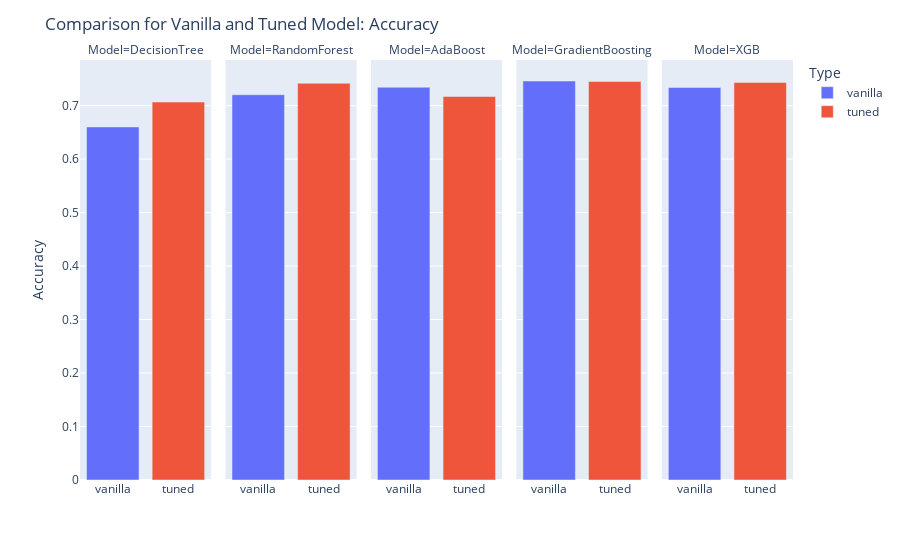

Notebook source saved alongside this figure:
### Code cell
plot_result("Accuracy")

### Figure 1 — Plotly figure (JSON) as saved in the notebook; plotly's stock layout.template omitted (floating-point values rounded to 4 significant figures)
{"data": [{"alignmentgroup": "True", "hovertemplate": "Type=%{x}<br>Model=DecisionTree<br>Accuracy=%{y}<extra></extra>", "legendgroup": "vanilla", "marker": {"color": "#636efa", "pattern": {"shape": ""}}, "name": "vanilla", "offsetgroup": "vanilla", "orientation": "v", "showlegend": true, "textposition": "auto", "type": "bar", "x": ["vanilla"], "xaxis": "x", "y": [0.6601], "yaxis": "y"}, {"alignmentgroup": "True", "hovertemplate": "Type=%{x}<br>Model=RandomForest<br>Accuracy=%{y}<extra></extra>", "legendgroup": "vanilla", "marker": {"color": "#636efa", "pattern": {"shape": ""}}, "name": "vanilla", "offsetgroup": "vanilla", "orientation": "v", "showlegend": false, "textposition": "auto", "type": "bar", "x": ["vanilla"], "xaxis": "x2", "y": [0.7203], "yaxis": "y2"}, {"alignmentgroup": "True", "hovertemplate": "Type=%{x}<br>Model=AdaBoost<br>Accuracy=%{y}<extra></extra>", "legendgroup": "vanilla", "marker": {"color": "#636efa", "pattern": {"shape": ""}}, "name": "vanilla", "offsetgroup": "vanilla", "orientation": "v", "showlegend": false, "textposition": "auto", "type": "bar", "x": ["vanilla"], "xaxis": "x3", "y": [0.7343], "yaxis": "y3"}, {"alignmentgroup": "True", "hovertemplate": "Type=%{x}<br>Model=GradientBoosting<br>Accuracy=%{y}<extra></extra>", "legendgroup": "vanilla", "marker": {"color": "#636efa", "pattern": {"shape": ""}}, "name": "vanilla", "offsetgroup": "vanilla", "orientation": "v", "showlegend": false, "textposition": "auto", "type": "bar", "x": ["vanilla"], "xaxis": "x4", "y": [0.7459], "yaxis": "y4"}, {"alignmentgroup": "True", "hovertemplate": "Type=%{x}<br>Model=XGB<br>Accuracy=%{y}<extra></extra>", "legendgroup": "vanilla", "marker": {"color": "#636efa", "pattern": {"shape": ""}}, "name": "vanilla", "offsetgroup": "vanilla", "orientation": "v", "showlegend": false, "textposition": "auto", "type": "bar", "x": ["vanilla"], "xaxis": "x5", "y": [0.7339], "yaxis": "y5"}, {"alignmentgroup": "True", "hovertemplate": "Type=%{x}<br>Model=DecisionTree<br>Accuracy=%{y}<extra></extra>", "legendgroup": "tuned", "marker": {"color": "#EF553B", "pattern": {"shape": ""}}, "name": "tuned", "offsetgroup": "tuned", "orientation": "v", "showlegend": true, "textposition": "auto", "type": "bar", "x": ["tuned"], "xaxis": "x", "y": [0.7066], "yaxis": "y"}, {"alignmentgroup": "True", "hovertemplate": "Type=%{x}<br>Model=RandomForest<br>Accuracy=%{y}<extra></extra>", "legendgroup": "tuned", "marker": {"color": "#EF553B", "pattern": {"shape": ""}}, "name": "tuned", "offsetgroup": "tuned", "orientation": "v", "showlegend": false, "textposition": "auto", "type": "bar", "x": ["tuned"], "xaxis": "x2", "y": [0.7418], "yaxis": "y2"}, {"alignmentgroup": "True", "hovertemplate": "Type=%{x}<br>Model=AdaBoost<br>Accuracy=%{y}<extra></extra>", "legendgroup": "tuned", "marker": {"color": "#EF553B", "pattern": {"shape": ""}}, "name": "tuned", "offsetgroup": "tuned", "orientation": "v", "showlegend": false, "textposition": "auto", "type": "bar", "x": ["tuned"], "xaxis": "x3", "y": [0.7169], "yaxis": "y3"}, {"alignmentgroup": "True", "hovertemplate": "Type=%{x}<br>Model=GradientBoosting<br>Accuracy=%{y}<extra></extra>", "legendgroup": "tuned", "marker": {"color": "#EF553B", "pattern": {"shape": ""}}, "name": "tuned", "offsetgroup": "tuned", "orientation": "v", "showlegend": false, "textposition": "auto", "type": "bar", "x": ["tuned"], "xaxis": "x4", "y": [0.745], "yaxis": "y4"}, {"alignmentgroup": "True", "hovertemplate": "Type=%{x}<br>Model=XGB<br>Accuracy=%{y}<extra></extra>", "legendgroup": "tuned", "marker": {"color": "#EF553B", "pattern": {"shape": ""}}, "name": "tuned", "offsetgroup": "tuned", "orientation": "v", "showlegend": false, "textposition": "auto", "type": "bar", "x": ["tuned"], "xaxis": "x5", "y": [0.7433], "yaxis": "y5"}], "layout": {"annotations": [{"font": {}, "showarrow": false, "text": "Model=DecisionTree", "x": 0.092, "xanchor": "center", "xref": "paper", "y": 1, "yanchor": "bottom", "yref": "paper"}, {"font": {}, "showarrow": false, "text": "Model=RandomForest", "x": 0.296, "xanchor": "center", "xref": "paper", "y": 1, "yanchor": "bottom", "yref": "paper"}, {"font": {}, "showarrow": false, "text": "Model=AdaBoost", "x": 0.5, "xanchor": "center", "xref": "paper", "y": 1, "yanchor": "bottom", "yref": "paper"}, {"font": {}, "showarrow": false, "text": "Model=GradientBoosting", "x": 0.704, "xanchor": "center", "xref": "paper", "y": 1, "yanchor": "bottom", "yref": "paper"}, {"font": {}, "showarrow": false, "text": "Model=XGB", "x": 0.908, "xanchor": "center", "xref": "paper", "y": 1, "yanchor": "bottom", "yref": "paper"}], "barmode": "relative", "legend": {"title": {"text": "Type"}, "tracegroupgap": 0}, "margin": {"t": 60}, "title": {"text": "Comparison for Vanilla and Tuned Model: Accuracy"}, "xaxis": {"anchor": "y", "categoryarray": ["vanilla", "tuned"], "categoryorder": "array", "domain": [0, 0.184], "title": {"text": ""}}, "xaxis2": {"anchor": "y2", "categoryarray": ["vanilla", "tuned"], "categoryorder": "array", "domain": [0.204, 0.388], "matches": "x", "title": {"text": ""}}, "xaxis3": {"anchor": "y3", "categoryarray": ["vanilla", "tuned"], "categoryorder": "array", "domain": [0.408, 0.592], "matches": "x", "title": {"text": ""}}, "xaxis4": {"anchor": "y4", "categoryarray": ["vanilla", "tuned"], "categoryorder": "array", "domain": [0.612, 0.796], "matches": "x", "title": {"text": ""}}, "xaxis5": {"anchor": "y5", "categoryarray": ["vanilla", "tuned"], "categoryorder": "array", "domain": [0.816, 1], "matches": "x", "title": {"text": ""}}, "yaxis": {"anchor": "x", "domain": [0, 1], "title": {"text": "Accuracy"}}, "yaxis2": {"anchor": "x2", "domain": [0, 1], "matches": "y", "showticklabels": false}, "yaxis3": {"anchor": "x3", "domain": [0, 1], "matches": "y", "showticklabels": false}, "yaxis4": {"anchor": "x4", "domain": [0, 1], "matches": "y", "showticklabels": false}, "yaxis5": {"anchor": "x5", "domain": [0, 1], "matches": "y", "showticklabels": false}}}
